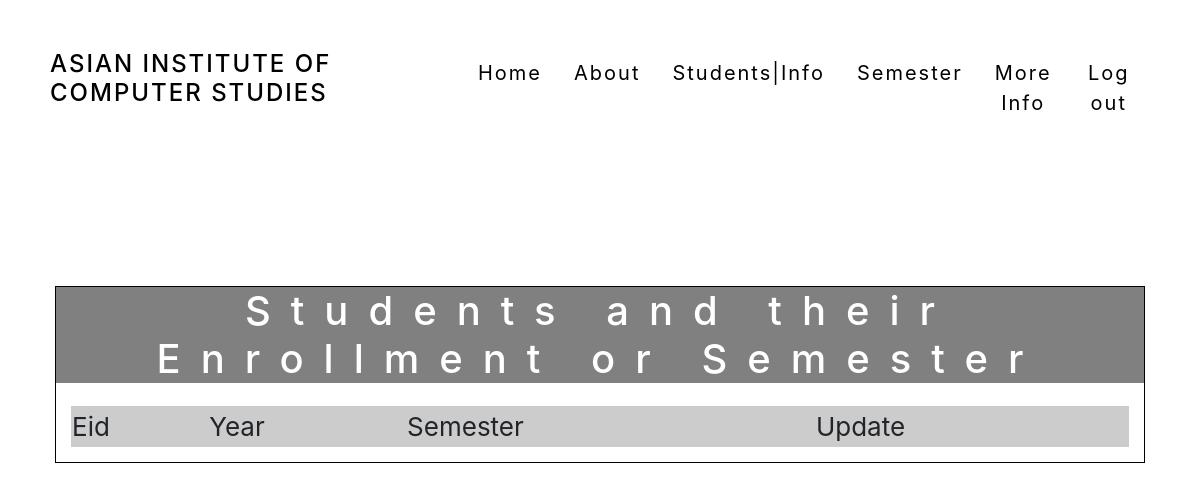
Before: /semester.php (signed in) with the older database file.
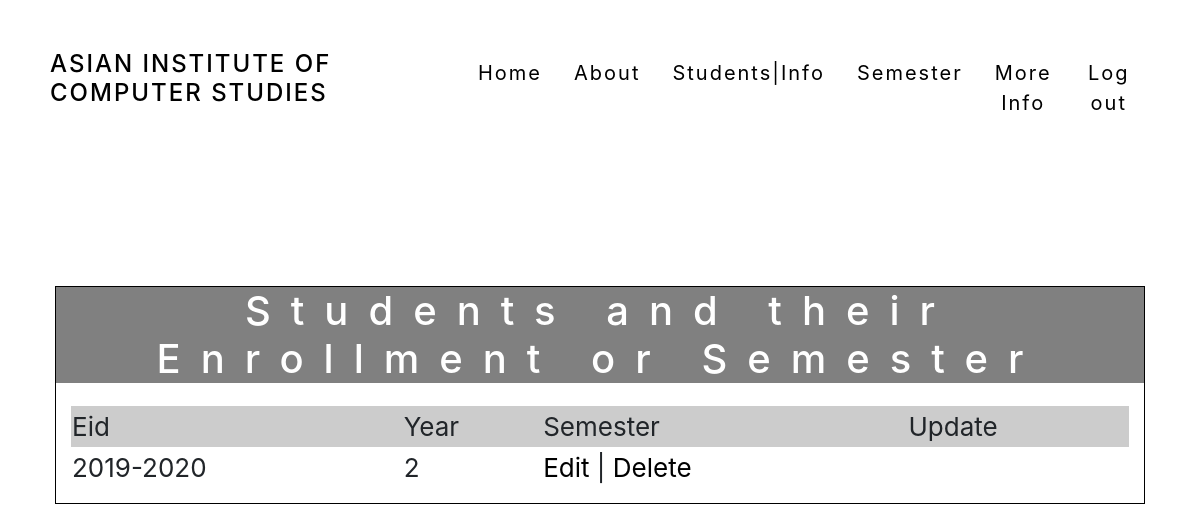
After: the same page with the newer database file.
### tables this page shows
CREATE TABLE `tenrollment` (
  `eid` int(11) NOT NULL,
  `year` varchar(30) NOT NULL,
  `semester` varchar(30) NOT NULL
);

### semester.php (the view, shortened to what this page needs)
<!DOCTYPE html>
<html lang="en">
<head>
    <link rel="stylesheet" href="bootstrap-4.0.0-dist/css/bootstrap.css">
    <link rel="stylesheet" href="css/style2.css">
</head>
<body>
<div class="overlay-content">
    <div class="overlay-header">
            <div class="overlay-logo" style="color:black">
            <h4>ASIAN INSTITUTE OF COMPUTER STUDIES</h4>
            </div>
            <nav class="overlay-nav nav-item">
                <a href="home.php" class="nav-link" id="about" style="color:black">Home</a>
            </nav>
            <nav class="overlay-nav nav-item">
                <a href="about.php" class="nav-link" id="about" style="color:black">About</a>
            </nav>
            <nav class="overlay-nav nav-item">
                <a href="profile.php" class="nav-link" id="profile" style="color:black">Students|Info</a>
            </nav>
            <nav class="overlay-nav nav-item">
                <a href="semester.php" class="nav-link" id="profile" style="color:black">Semester</a>
            </nav>
            <nav class="overlay-nav nav-item">
                <a href="schedule.php" class="nav-link" id="schedule" style="color:black">More Info</a>
            </nav>
            <nav class="overlay-nav nav-item">
                <a href="logout.php" class="nav-link" id="logout" style="color:black">Log out</a>
            </nav>
        </div>
        <div class="container">
            <div class="container-content">
                <div class="container-header">
                    <h1>Students and their Enrollment or Semester</h1>
                </div>
                <div class="container-division">
                    <div class="division">
                    <?php
                        include_once("myconfig.php");
                        $result = $conn->query("SELECT * FROM rayanadb.tenrollment ORDER BY eid DESC");
                        ?>
                        <table width='100%' border=0>
                        <tr bgcolor='#CCCCCC'>
                            <td>Eid</td>
                            <td>Year</td>
                            <td>Semester</td>
                            <td>Update</td>
                        </tr>
                        <?php
                        while($row = $result->fetch(PDO::FETCH_ASSOC)) {
                            echo "<tr>";
                            echo "<td>".$row['year']."</td>";
                            echo "<td>".$row['semester']."</td>";
                            echo "<td><a style=\"color:black\" href=\"edit.php?eid=$row[eid]\">Edit</a> | <a style=\"color:black\" href=\"delete.php?eid=$row[eid]\" onClick=\"return confirm('Are you sure you want to delete?')\">Delete</a></td>";
                        }
                        ?>
                    </div>
                </div>
            </div>
        </div>
</body>
</html>

### css/style2.css (style rules this page uses)
.overlay-content { position: absolute; width: 100%; height: 100%; margin: auto; padding: 40px; z-index: 2; }
.overlay-header { width: 100%; padding: 10px; display: inline-flex; letter-spacing: 2px; }
.overlay-logo { flex: 5; font-size: 40px; color: white; }
.overlay-nav { flex: 1; font-size: 20px; color: white; }
a { color: rgb(227, 248, 255); text-decoration: none; text-align: center; }
.container { margin-top: 50px; }
.container-content { border: 1px solid black; margin-top: 150px; }
.container-header { width: 100%; background-color: gray; color: white; text-align: center; letter-spacing: 20px; }
.container-division { display: flex; }
.division { flex: 1; font-size: 26px; padding: 15px; }

Changed rows visible on the page:
added tenrollment: year "2019-2020", semester "2"
